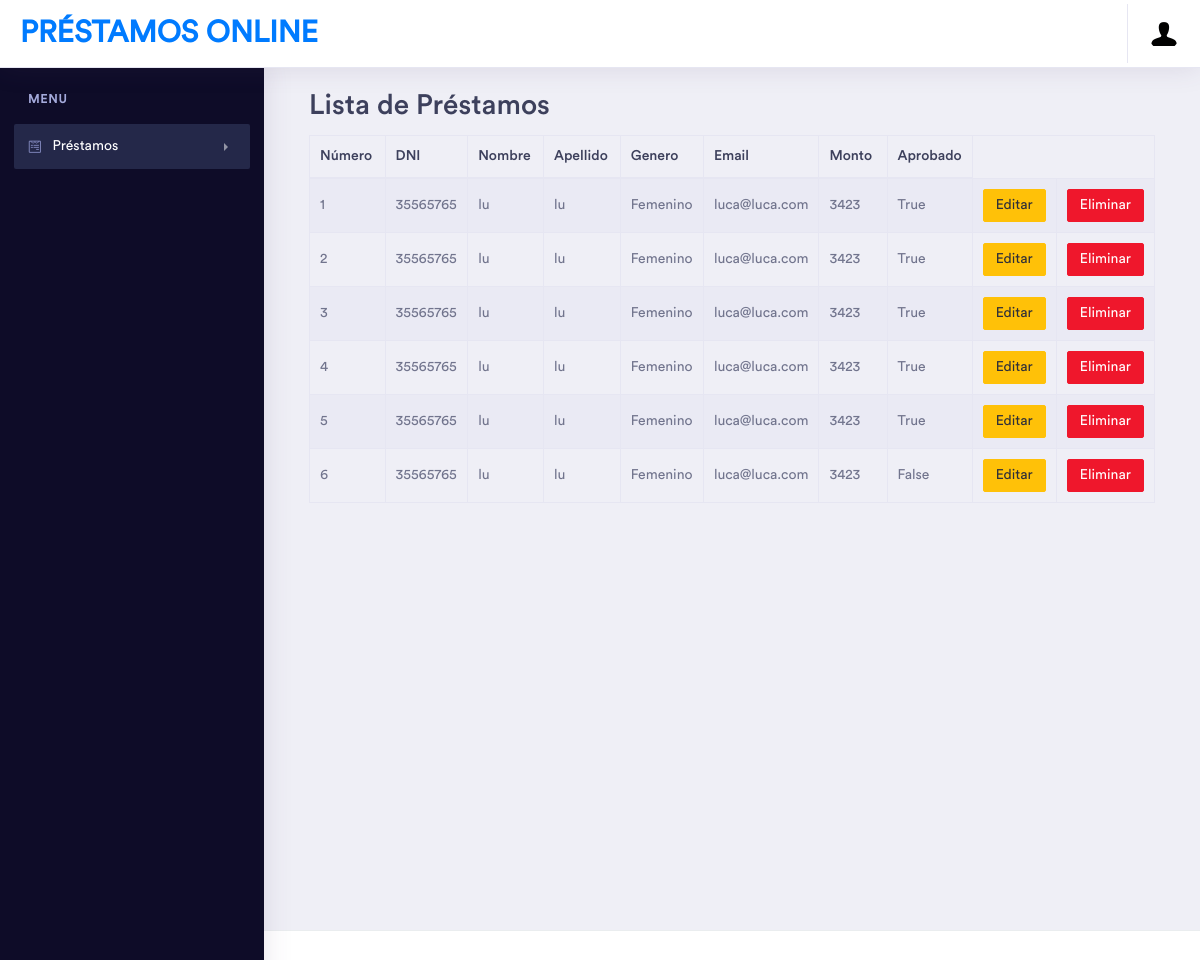
Page /prestamos/ (signed in) on the committed database.
### core/models.py (models this page shows)
class Prestamo (models.Model):
    dni = models.CharField(max_length=8)
    nombre = models.CharField(max_length=100)
    apellido = models.CharField(max_length=100)
    op_genero = (
        ('Masculino','Masculino'),
        ('Femenino','Femenino'),
        ('Otro','Otro')
    )
    genero = models.CharField(max_length=15, choices=op_genero)
    email = models.EmailField()
    monto = models.IntegerField(blank=False)
    aprobado = models.BooleanField(default=False)

### core/views.py (the view)
# urls.py: path('prestamos/',staff_member_required(ListarPrestamos.as_view()), name='prestamos'),
class ListarPrestamos(ListView):
    template_name = "core/tabla_prestamos.html"
    queryset = Prestamo.objects.all()
    context_object_name = "prestamos"

### core/templates/core/tabla_prestamos.html (shortened to what this page needs)
{% extends 'core/base.html' %}
{% load static %}
{% block content %}
  <div class="right_col" role="main">
    <div class="">
      <div class="page-title">
        <div class="col-md-12 col-sm-12 col-xs-12">
          <div class="x_panel">
            <div class="x_title">
              <h2>Lista de Préstamos</h2>
            </div>
            <div class="x_content">
              <form id="box-table-form" class="form-horizontal form-label-left" method="POST">{% csrf_token %}
              <table id="datatable-buttons" class="table table-striped table-bordered">
                <thead>
                  <tr>
                    <th>Número</th>
                    <th>DNI</th>
                    <th>Nombre</th>
                    <th>Apellido</th>
                    <th>Genero</th>
                    <th>Email</th>
                    <th>Monto</th>
                    <th>Aprobado</th>
                  </tr>
                </thead>
                <tbody>
                  {% for prestamo in prestamos %}
                  <tr >
                    <td width="10%"><a href="">{{ prestamo.id}}</a></td>
                    <td width="10%">{{ prestamo.dni}}</td>
                    <td width="10%">{{ prestamo.nombre }}</td>
                    <td width="10%">{{ prestamo.apellido }}</td>
                    <td width="10%">{{ prestamo.genero }}</td>
                    <td width="10%">{{ prestamo.email }}</td>
                    <td width="10%">{{ prestamo.monto }}</td>
                    <td width="10%">{{ prestamo.aprobado }}</td>
                    <td width="10%"><a class="btn btn-warning btn-sm" href="/prestamos/{{prestamo.id}}/update">Editar</a></td>
                    <td width="10%"><a class="btn btn-danger btn-sm" href="/prestamos/{{prestamo.id}}/delete">Eliminar</a></td>
                  </tr>
                  {% endfor %}
                </tbody>
              </table>
              </form>
            </div>
          </div>
        </div>
      </div>
    </div>
  </div>
{% endblock content %}

### core/templates/core/base.html (shortened to what this page needs)
<!doctype html>
<html lang="en">
<head>
    {% load static %}
    <link rel="stylesheet" href="{% static 'core/vendor/bootstrap/css/bootstrap.min.css'%}">
    <link href="{% static 'core/vendor/fonts/circular-std/style.css'%}" rel="stylesheet">
    <link rel="stylesheet" href="{% static 'core/libs/css/style.css'%}">
    <link rel="stylesheet" href="{% static 'core/vendor/fonts/fontawesome/css/fontawesome-all.css'%}">
    <link rel="stylesheet" href="{% static 'core/vendor/charts/chartist-bundle/chartist.css'%}">
    <link rel="stylesheet" href="{% static 'core/vendor/charts/morris-bundle/morris.css'%}">
    <link rel="stylesheet" href="{% static 'core/vendor/fonts/material-design-iconic-font/css/materialdesignicons.min.css'%}">
    <link rel="stylesheet" href="{% static 'core/vendor/charts/c3charts/c3.css'%}">
    <link rel="stylesheet" href="{% static 'core/vendor/fonts/flag-icon-css/flag-icon.min.css'%}">
</head>
<body>
    <div class="main_container">
    <div class="dashboard-main-wrapper">
        <div class="dashboard-header">
            <nav class="navbar navbar-expand-lg bg-white fixed-top">
                <a class="navbar-brand" href="index.html">Préstamos Online</a>
                <div class="collapse navbar-collapse " id="navbarSupportedContent">
                    <ul class="navbar-nav ml-auto navbar-right-top">
                        <li class="nav-item">
                            {% if user.is_authenticated %}
                            <li class="nav-item dropdown nav-user">
                                <a class="nav-link nav-user-img" href="#" id="navbarDropdownMenuLink2" data-toggle="dropdown" aria-haspopup="true" aria-expanded="false"><img src="{% static 'core/images/avatar1.jpg'%}" alt="" class="user-avatar-md rounded-circle"></a>
                                    {%else%}
                                    <a href="{% url 'login' %}">Login</a>
                                    {% endif %}
                            </li>
                    </ul>
                </div>
            </nav>
        </div>
        <div class="nav-left-sidebar sidebar-dark">
            <div class="menu-list">
                <nav class="navbar navbar-expand-lg navbar-light">
                    <div class="collapse navbar-collapse" id="navbarNav">
                        <ul class="navbar-nav flex-column">
                            <li class="nav-divider">
                                Menu
                            </li>
                            <li class="nav-item ">
                                <a class="nav-link active" href="#" data-toggle="collapse" aria-expanded="false" data-target="#submenu-1" aria-controls="submenu-1"><i class="fab fa-fw fa-wpforms"></i>Préstamos <span class="badge badge-success">6</span></a>
                            </li>
                        </ul>
                    </div>
                </nav>
            </div>
        </div>
        <div class="dashboard-wrapper">
            <div class="dashboard">
                <div class="container-fluid dashboard-content ">
                {%block content%}
                {% endblock content %}
            </div>
        </div>
        </div>
            <div class="footer">
                <div class="container-fluid">
                    <div class="row">
                        <div class="col-xl-6 col-lg-6 col-md-6 col-sm-12 col-12">
                        </div>
                        <div class="col-xl-6 col-lg-6 col-md-6 col-sm-12 col-12">
                        </div>
                    </div>
                </div>
            </div>
        </div>
</body>
</html>

### rows in the picture
Prestamo: id "1", dni "35565765", nombre "lu", apellido "lu", genero "Femenino", email "luca@luca.com", monto "3423", aprobado "True"
Prestamo: id "2", dni "35565765", nombre "lu", apellido "lu", genero "Femenino", email "luca@luca.com", monto "3423", aprobado "True"
Prestamo: id "3", dni "35565765", nombre "lu", apellido "lu", genero "Femenino", email "luca@luca.com", monto "3423", aprobado "True"
Prestamo: id "4", dni "35565765", nombre "lu", apellido "lu", genero "Femenino", email "luca@luca.com", monto "3423", aprobado "True"
Prestamo: id "5", dni "35565765", nombre "lu", apellido "lu", genero "Femenino", email "luca@luca.com", monto "3423", aprobado "True"
Prestamo: id "6", dni "35565765", nombre "lu", apellido "lu", genero "Femenino", email "luca@luca.com", monto "3423", aprobado "False"
